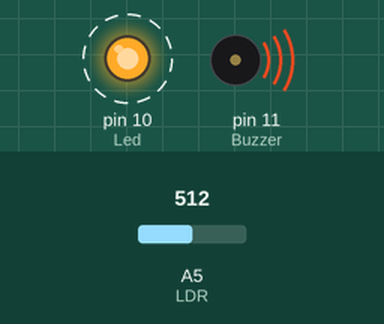
Simulated run of this sketch. Board: Arduino Uno, built with avr-gcc and run on an emulated ATmega328P. On the bench: output pins drawn as LEDs (lit = HIGH), buzzer (waves = sounding). Dashed ring = blinking. Inputs (shaded band) come from the test bench; at power-on: A5 (LDR) = 512. What the sketch prints to the serial monitor is not drawn.

Above: at 0.1 s.
Timing chart, 0 to 3.0 s (numbered marks = the images above):
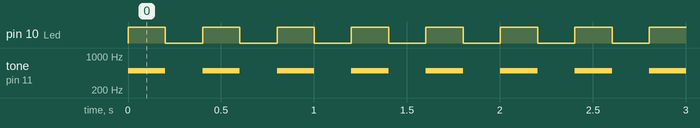

Measured:
- by itself, pin 10 (Led): alternates HIGH for 0.20 s and LOW for 0.20 s
- by itself, tone on pin 11 (Buzzer): alternates 500 Hz for 0.20 s and silent for 0.20 s

The sketch:

hirsiz_sistemi.ino
```cpp
#define LDR A5
#define Buzzer 11
#define Led 10
int deger;
void setup() {
  // put your setup code here, to run once:
  Serial.begin(9600);
  pinMode(Buzzer, OUTPUT);
  pinMode(Led,OUTPUT);
}


void loop() {
  // put your main code here, to run repeatedly:
  deger = analogRead(LDR);
  Serial.println(deger);
  if (deger < 2000)
  {
    digitalWrite(Led, HIGH);
    tone(Buzzer,500);
    delay(200);
    digitalWrite(Led, LOW);
    noTone(Buzzer);
    delay(200);
  }
}
```
